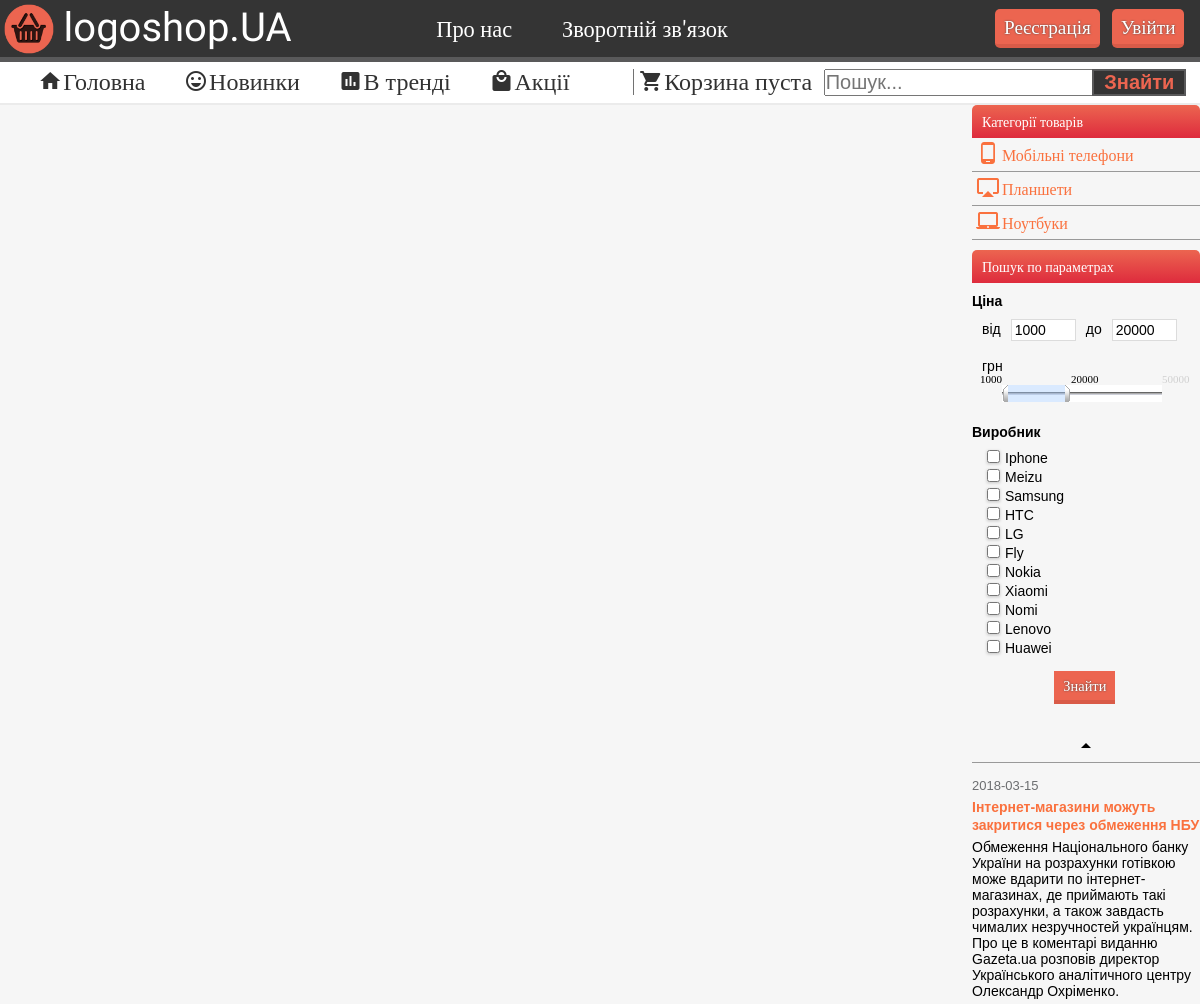
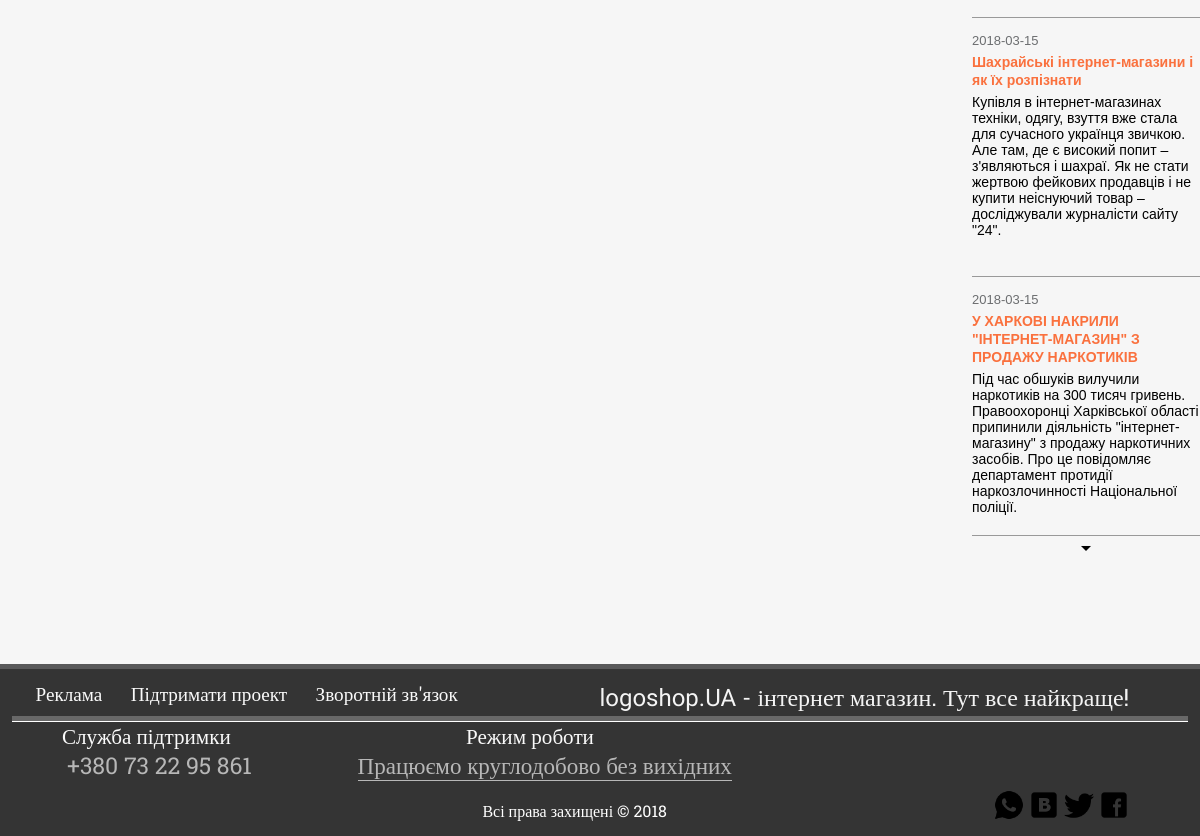
The app's page /cart.php with its own data (2 pictures, top to bottom).
### tables this page shows
CREATE TABLE `category` (
  `id` int(11) NOT NULL,
  `type` varchar(255) NOT NULL,
  `brand` varchar(255) NOT NULL
);

CREATE TABLE `news` (
  `id` int(11) NOT NULL,
  `title` varchar(255) NOT NULL,
  `text` text NOT NULL,
  `date` date NOT NULL
);

### include/filters.php (the view, shortened to what this page needs)
<div id="block_category">
	<p class="header_title">Категорії товарів</p>
	<ul>
		<li><a id="index1" href="#"><i class="large material-icons phone_img">phone_android</i>Мобільні телефони</a>
		</li>
		<li><a id="index2" href="#"><i class="large material-icons air_img">airplay</i>Планшети</a>
		</li>
		<li><a id="index3" href="#"><i class="large material-icons notebook_img">laptop_mac</i>Ноутбуки</a>
		</li>
	</ul>
</div>

### include/params_filters.php (shortened to what this page needs)
<div id="params_filters">
	<p class="header_title">Пошук по параметрах</p>
	<p class="title_filter">Ціна</p>
	<form method="get" action="search_filter.php">
		<div id="block_input_price">
			<ul>
				<li><p>від</p></li>
				<li><input type="text" name="start_price" id="start_price" value="1000"></li>
				<li><p>до</p></li>
				<li><input type="text" name="end_price" id="end_price" value="100000"></li>
				<li><p>грн</p></li>
			</ul>
		</div>
		<div id="track_bar"></div>
		<p class="title_filter">Виробник</p>
		<ul class="check_box_brand">
			<?php
					$sql_num_rows = Connect::$connect->prepare(' SELECT COUNT(*) FROM `category` WHERE `type` = "mobile" ');
					$sql_num_rows->execute();
					$num_rows = $sql_num_rows->fetchColumn();
					if($num_rows > 0){
						Connect::$sql = " SELECT * FROM `category` WHERE `type` = 'mobile' ";
						$query = Connect::$connect->prepare(Connect::$sql);
						$query->execute();
						while($row = $query->fetch(PDO::FETCH_ASSOC)){
							echo '<li><input type="checkbox" '.$checked.' name="brand[]" value='.$row['id'].' id='.$row['brand'].'><label for='.$row['brand'].'>'.$row['brand'].'</label></li>';
							$checked = "";
						}
					}
				?>
		</ul>
		<center><input type="submit" name="send_filters_search" id="send_filters_search" value="Знайти"></center>
	</form>
</div>

### include/news.php
<div class="block_news">
		<center><i class="material-icons drop_up">arrow_drop_up</i></center>
	<div class="new_sticker">
		<ul>
			<?php
					$sql_num_rows = Connect::$connect->prepare(' SELECT COUNT(*) FROM `news` ');
					$sql_num_rows->execute();
					$num_rows = $sql_num_rows->fetchColumn();
					if($num_rows > 0){
						Connect::$sql = " SELECT * FROM `news` ";
						$query = Connect::$connect->prepare(Connect::$sql);
						$query->execute();
						while($row = $query->fetch(PDO::FETCH_ASSOC)){
							echo '
								<li>
									<span>'.$row['date'].'</span>
									<a href="#">'.$row['title'].'</a>
									<p>'.$row['text'].'</p>
								</li>
							';
						}
					}
				?>
		</ul>
	</div>
		<center><i class="material-icons drop_down">arrow_drop_down</i></center>
</div>

### css/main.css (style rules this page uses)
* { margin: 0; padding: 0; }
body, html { width: 100%; height: 100%; }
body { background-color: #f6f6f6; }
a { color: #fa713e; text-decoration: none; transition: all.6s ease; -ms-transition: all.6s ease; -o-transition: all.6s ease; -moz-transition: all.6s ease; -webkit-transition: all.6s ease; }

### css/style.css (style rules this page uses)
.header_title { width: auto; font: 14px sans-serif; font-family: 'Roboto Slab', serif; margin-top: 0px; padding: 7px 0px 7px 10px; background: linear-gradient(to top, #DE2B3D, #EC6550); color: white; border-radius: 5px 5px 0 0; -webkit-border-radius: 5px 5px 0 0; -moz-border-radius: 5px 5px 0 0; }
li { list-style-type: none; }
#block_category > ul > li { border-bottom: 1px solid #999999; }
#block_category > ul > li > a { font-family:'Roboto Slab', serif; padding: 6px 0px 6px 30px; display: block; }
.phone_img { position: absolute; margin-left: -26px; margin-top: -3px; }
.air_img { position: absolute; margin-left: -26px; margin-top: -3px; }
.notebook_img { position: absolute; margin-left: -26px; margin-top: -3px; }
#params_filters { margin: 10px 0 30px 0; height: auto; }
.title_filter { font: bold 14px sans-serif; margin: 0px 0 10px 0; }
#block_input_price > ul > li { float: left; margin-left: 10px; }
#block_input_price > ul > li> input { width: 60px; height: 20px; font: 14px sans-serif; border: 1px solid #DCDCDC; padding-left: 3px; margin-bottom: 15px; }
#block_input_price > ul > li> p { font: 14px sans-serif; float: left; margin-top: 0px; padding-top: 2px; }
#params_filters > form > #track_bar { height: 40px; width: 220px; margin-left: 30px; clear: both; }
.title_filter { margin-top: 10px; }
.check_box_brand > li { font: 14px sans-serif; margin: 3px 0 0 15px; }
.check_box_brand > li > input { margin-right: 5px; background: #ddd; border-radius: 100%; box-shadow: 0px 1px 3px rgba(0,0,0,0.2); }
#send_filters_search { margin-right: 1%; margin-top: 15px; border: none; padding: 5px 9px; font-size: 0.9em; background-color: rgba(236, 101, 80, 1); text-shadow: #454545 0 0 2px; border-bottom: 4px solid rgba(217, 91, 72, 1); color: white; font-family: 'Roboto Slab', serif; }
.block_news { height: auto; }
.new_sticker { border-top: 1px solid #999; }
.new_sticker > ul > li > p { font: 14px sans-serif; margin: 5px 0 5px 0; }
.new_sticker > ul > li { border-bottom: 1px solid #999; padding: 15px 0; }
.new_sticker > ul > li > a { color: linear-gradient(to top, #f47777, #f25757); font: bold 14px sans-serif; }
.new_sticker > ul > li > span { font: 13px sans-serif; padding-bottom: 5px; color: #6c6e70; display: block; }
.drop_up, .drop_down:hover { cursor: pointer; }

### records on screen
category: brand "Iphone"
category: brand "Meizu"
category: brand "Samsung"
category: brand "HTC"
category: brand "LG"
category: brand "Fly"
category: brand "Nokia"
category: brand "Xiaomi"
category: brand "Nomi"
category: brand "Lenovo"
category: brand "Huawei"
news: date "2018-03-15", title "Інтернет-магазини можуть закритися через обмеження НБУ", text "Обмеження Національного банку України на розрахунки готівкою може вдарити по інтернет-магазинах, де приймають такі розрахунки, а також завдасть чималих незручностей українцям. Про це в коментарі виданню Gazeta.ua розповів директор Українського аналітичного центру Олександр Охріменко."
news: date "2018-03-15", title "Шахрайські інтернет-магазини і як їх розпізнати", text "Купівля в інтернет-магазинах техніки, одягу, взуття вже стала для сучасного українця звичкою. Але там, де є високий попит – з'являються і шахраї. Як не стати жертвою фейкових продавців і не купити неіснуючий товар – досліджували журналісти сайту \"24\"."
news: date "2018-03-15", title "У ХАРКОВІ НАКРИЛИ \"ІНТЕРНЕТ-МАГАЗИН\" З ПРОДАЖУ НАРКОТИКІВ", text "Під час обшуків вилучили наркотиків на 300 тисяч гривень. Правоохоронці Харківської області припинили діяльність \"інтернет-магазину\" з продажу наркотичних засобів. Про це повідомляє департамент протидії наркозлочинності Національної поліції."
